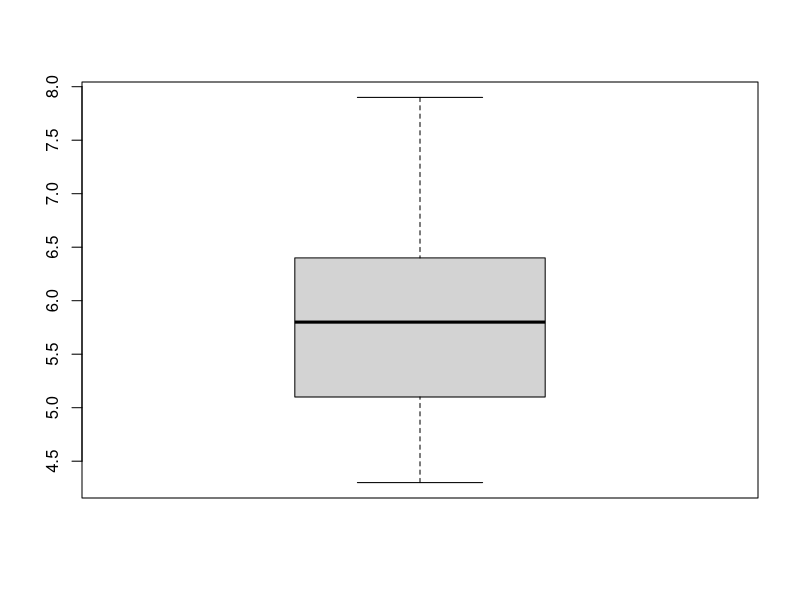
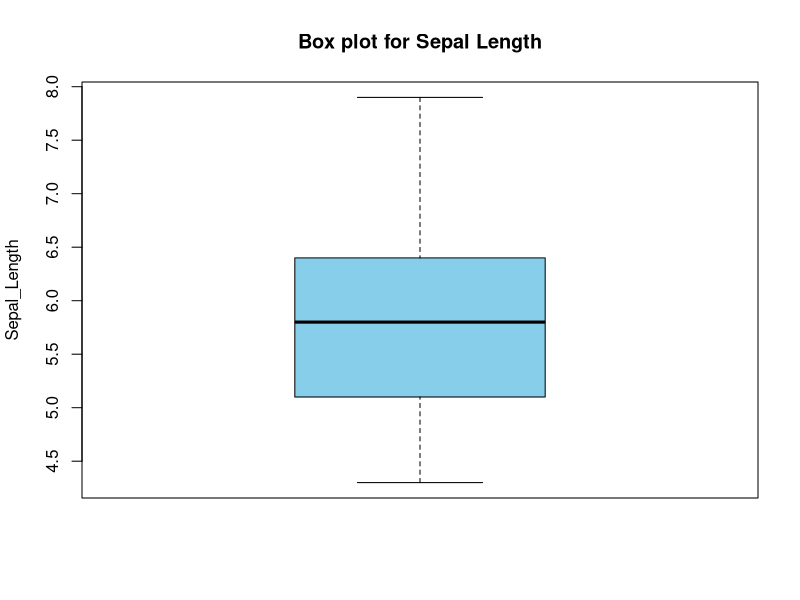
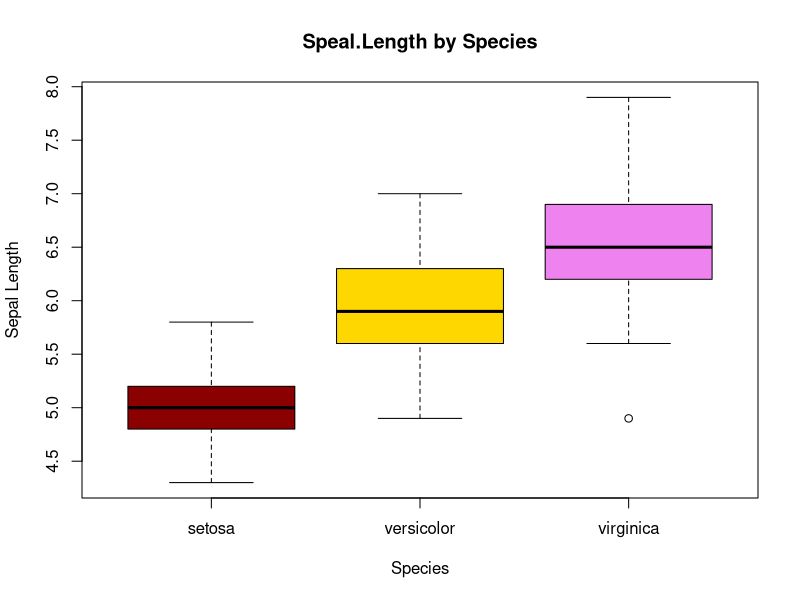
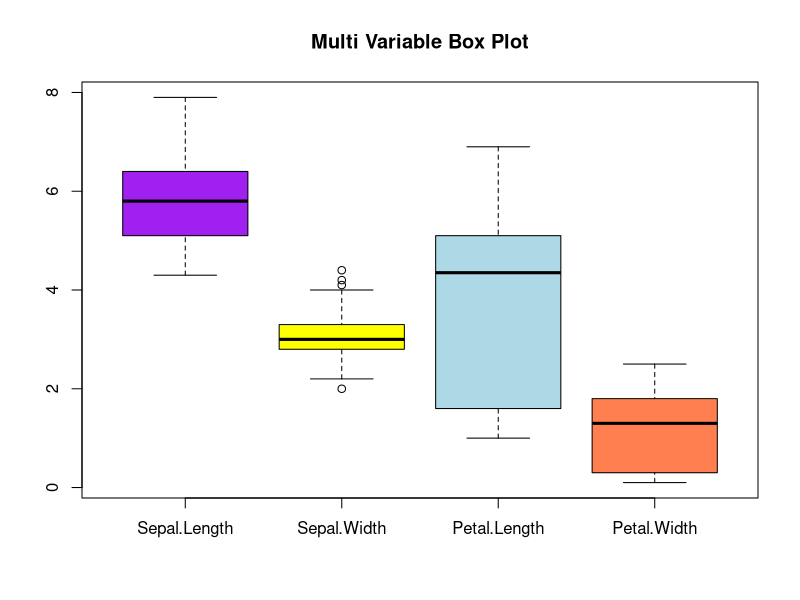
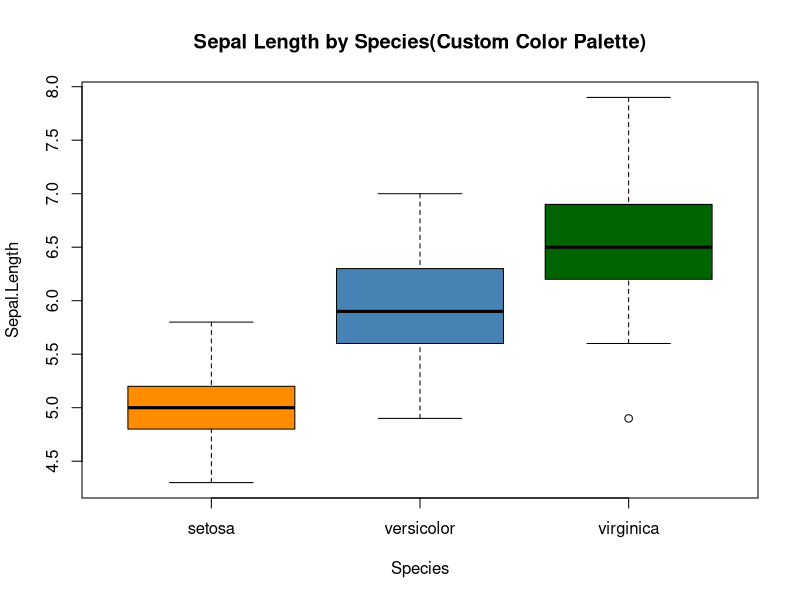
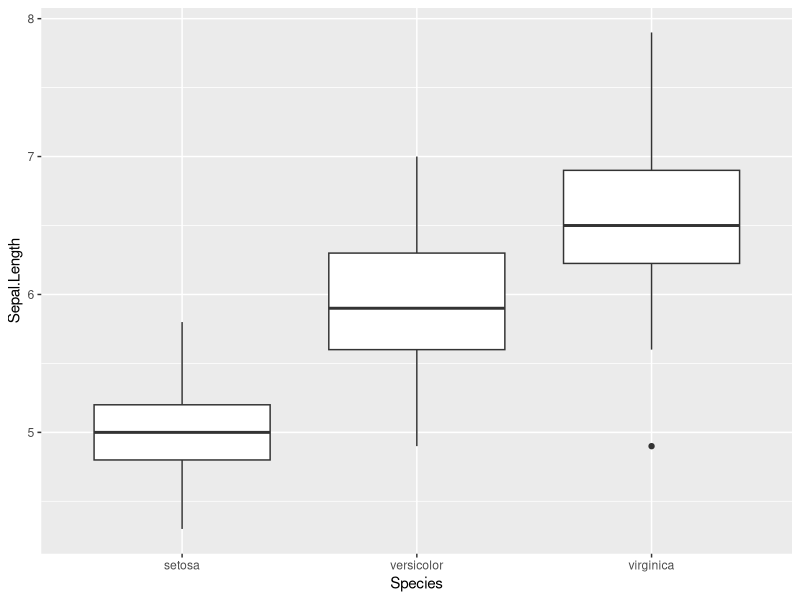
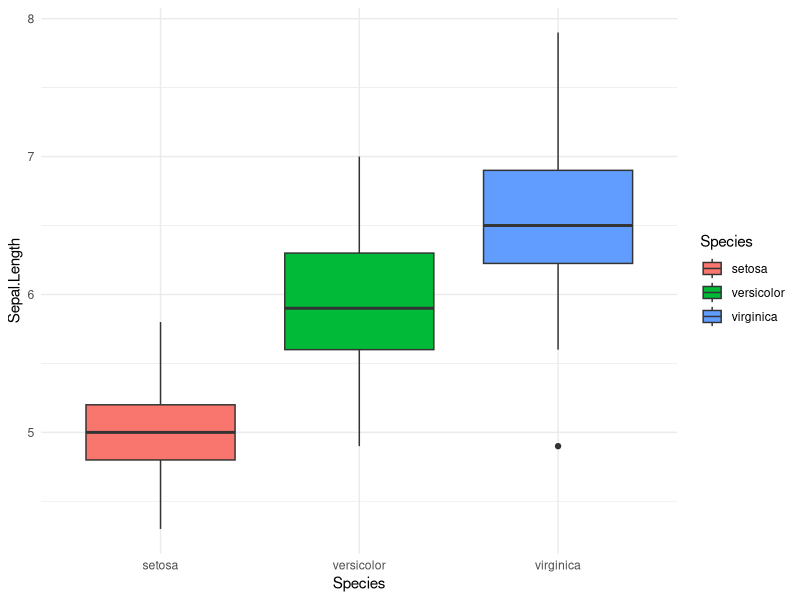
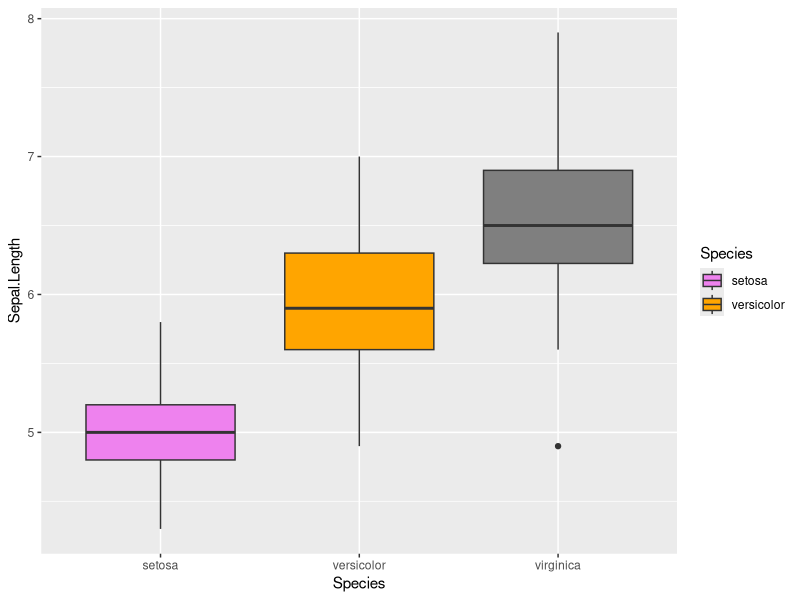

The R source for these figures, in order:
#Load the data
data(iris)

#Understand the data
str(iris)
View(iris)
class(iris)
?iris

#Basic Box Point
boxplot(iris$Sepal.Length)

#Add the Title&Labels
boxplot(iris$Sepal.Length,
        main="Box plot for Sepal Length",
        ylab = "Sepal_Length",
        col = 'skyblue')

#Grouped Box plot(by species)
boxplot(Sepal.Length~Species,
        data = iris,
        main = "Speal.Length by Species",
        xlab = "Species",
        ylab = "Sepal Length",
        col = c('darkred','gold','violet'))
#Multi-Variable Box Plot
boxplot(iris[,1:4],
        main = "Multi Variable Box Plot",
        col = c('purple','yellow','lightblue','coral'))

#Using Custom color Palette
species_colors<-c("setosa"="darkorange",
                  "versicolor" = "steelblue",
                  "viginica" = "darkgreen")
boxplot(
  Sepal.Length~Species,
  data = iris,
  col = species_colors,
  main = "Sepal Length by Species(Custom Color Palette)"
)

library(ggplot2)

ggplot(iris,
       aes(x=Species,y=Sepal.Length))+
  geom_boxplot()

#Colored box plot by species
ggplot(iris,aes(x=Species,y=Sepal.Length,fill=Species))+
  geom_boxplot()+
  theme_minimal()

#Using Manual Color Palettes
ggplot(iris,aes(x=Species,y=Sepal.Length,fill=Species))+
  geom_boxplot()+
  scale_fill_manual(
    values = c(
      "setosa" = "violet",
      "versicolor" = "orange",
      "viginica" = "cyan"
    )
  )